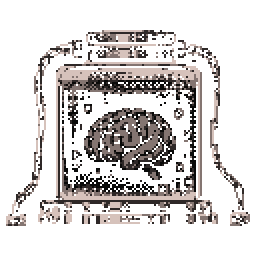
#> input picture prototype/sprites/tank_dead.png, 128 x 128 px (shown 2 times larger)
$ python pixelize.py tank_dead.png out.png
#> lines starting #> are read from the running program, lines starting #| are printed output that depends on the picture; after the words box and inside, x2 and y2 are one past the last pixel; in counts of white or black regions, pixels touching at a corner belong together
#!/usr/bin/env python3
"""이미지 모델이 뽑은 '픽셀처럼 보이는' 그림을 진짜 픽셀 스프라이트로 정리한다.

사용법:
  python3 pixelize.py tank_raw.png tank.png --size 64x96 --colors 4
  python3 pixelize.py tank_raw.png tank_dead.png --size 64x96 --colors 4 --darken 0.5

하는 일:
  1. 바깥 검정 여백을 잘라낸다 (--no-trim 으로 끔)
  2. 가까운 픽셀 샘플링(NEAREST)으로 축소해 흐림을 없앤다
  3. 색을 --colors 개로 제한한다 (디더링 없음)
  4. 순수 검정에 가까운 픽셀을 투명으로 바꾼다 (--keep-black 으로 끔)
  5. 3배 확대 미리보기 <out>_x3.png 를 함께 저장한다
"""
import argparse
from PIL import Image, ImageChops, ImageEnhance

ap = argparse.ArgumentParser()
ap.add_argument("src"); ap.add_argument("out")
ap.add_argument("--size", default="64x96", help="가로x세로. 비율은 유지하고 이 안에 맞춘다")
ap.add_argument("--colors", type=int, default=4)
ap.add_argument("--darken", type=float, default=1.0, help="밝기 배율. 0.5면 사망 상태용")
ap.add_argument("--no-trim", action="store_true")
ap.add_argument("--keep-black", action="store_true")
ap.add_argument("--black-threshold", type=int, default=28)
ap.add_argument("--fixed", action="store_true", help="고정 4색 팔레트(검정/어둠/중간/밝음)로 밝기 기준 매핑. 상태별 변형의 색을 일정하게 유지할 때 사용")
ap.add_argument("--cuts", default="40,110,175", help="--fixed 일 때 밝기 경계 3개")
a = ap.parse_args()

im = Image.open(a.src).convert("RGB")
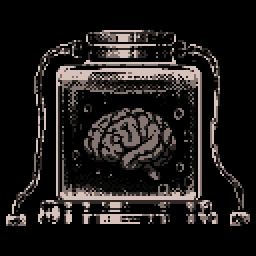
#> im: PIL image 128x128 RGB (shown 2 times larger); mean R, G, B 30.9, 27.7, 26.7

# 1. 검정 여백 트림
if not a.no_trim:
    bg = Image.new("RGB", im.size, (0, 0, 0))
#> bg: PIL image 128x128 RGB; every value is 0
    diff = ImageChops.difference(im, bg).convert("L").point(lambda v: 255 if v > a.black_threshold else 0)
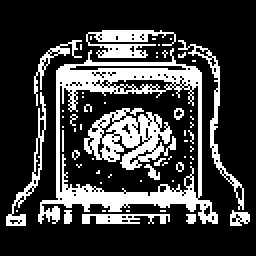
#> diff: PIL image 128x128 L (shown 2 times larger); 24.1% white; 60 white regions (49 under 20 px), largest, box (x1, y1, x2, y2) and area: (19, 24, 109, 112) 1833, (42, 54, 88, 85) 740, (43, 15, 88, 29) 334
    box = diff.getbbox()
#> box = (3, 15, 125, 113)
    if box:
        pad = int(min(im.size) * 0.02)
#> pad = 2
        box = (max(0, box[0] - pad), max(0, box[1] - pad), min(im.width, box[2] + pad), min(im.height, box[3] + pad))
#> box = (1, 13, 127, 115)
        im = im.crop(box)
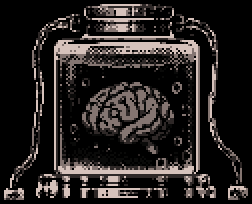
#> im: PIL image 126x102 RGB (shown 2 times larger); mean R, G, B 39.4, 35.3, 34

# 2. 축소 (비율 유지)
W, H = map(int, a.size.lower().split("x"))
scale = min(W / im.width, H / im.height)
#> scale = 0.508
tw, th = max(1, round(im.width * scale)), max(1, round(im.height * scale))
#> tw = 64; th = 52
# 먼저 BOX로 2배 크기까지 줄여 노이즈를 눌러주고, 마지막은 NEAREST로 끊는다
im = im.resize((tw * 2, th * 2), Image.BOX).resize((tw, th), Image.NEAREST)
#> im: PIL image 64x52 RGB

# 3. 색 제한
if a.darken != 1.0:
    im = ImageEnhance.Brightness(im).enhance(a.darken)
if a.fixed:
    # 시안의 팔레트: 검정, 어두운 액체, 중간 톤, 뼈색
    PAL = [(10, 10, 9), (46, 40, 39), (132, 117, 113), (214, 194, 187)]
    c1, c2, c3 = map(int, a.cuts.split(","))
    L = im.convert("L")
    q = Image.new("RGB", im.size); qp = q.load(); lp0 = L.load()
    for y in range(im.height):
        for x in range(im.width):
            v = lp0[x, y]
            qp[x, y] = PAL[0] if v < c1 else PAL[1] if v < c2 else PAL[2] if v < c3 else PAL[3]
else:
    q = im.quantize(colors=a.colors, method=Image.Quantize.MEDIANCUT, dither=Image.Dither.NONE).convert("RGB")

# 4. 검정 → 투명
out = Image.new("RGBA", (W, H), (0, 0, 0, 0))
#> out: PIL image 64x96 RGBA; every value is 0
px = q.load()
layer = Image.new("RGBA", q.size)
#> layer: PIL image 64x52 RGBA; every value is 0
lp = layer.load()
for y in range(q.height):
    for x in range(q.width):
        r, g, b = px[x, y]
        if not a.keep_black and max(r, g, b) <= a.black_threshold:
            lp[x, y] = (0, 0, 0, 0)
        else:
            lp[x, y] = (r, g, b, 255)
out.paste(layer, ((W - tw) // 2, (H - th) // 2))
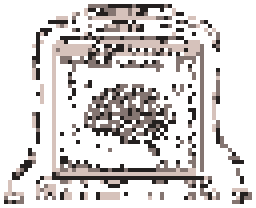
#> layer: PIL image 64x52 RGBA (shown 4 times larger); mean R, G, B, A 37.5, 33.6, 32.5, 79.3; transparent parts drawn white
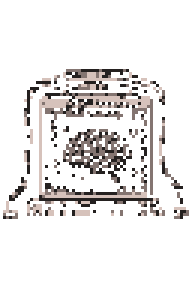
#> out: PIL image 64x96 RGBA (shown 3 times larger); mean R, G, B, A 20.3, 18.2, 17.6, 43; transparent parts drawn white
out.save(a.out)

# 5. 미리보기
prev = out.resize((W * 3, H * 3), Image.NEAREST)
bgp = Image.new("RGBA", prev.size, (18, 20, 23, 255)); bgp.alpha_composite(prev)
#> after `bgp = Image.new('RGBA', prev.size, (18, 20, 23, 255))`:
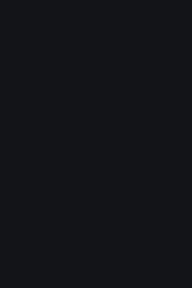
#> bgp: PIL image 192x288 RGBA; mean R, G, B, A 18, 20, 23, 255
#> after `bgp.alpha_composite(prev)`:
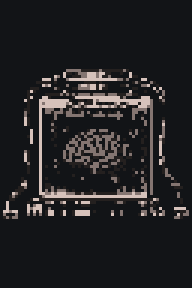
#> bgp: PIL image 192x288 RGBA; mean R, G, B, A 35.3, 34.8, 36.7, 255
pv = a.out.rsplit(".", 1)[0] + "_x3.png"
bgp.save(pv)
pal = sorted({px[x, y] for y in range(q.height) for x in range(q.width)})
#> pal = [(0, 0, 0), (36, 32, 31), (132, 117, 113), (214, 194, 187)]
print(f"saved {a.out} ({W}x{H}, sprite {tw}x{th}) and {pv}")
#| saved out.png (64x96, sprite 64x52) and out_x3.png
print("palette:", pal)
#| palette: [(0, 0, 0), (36, 32, 31), (132, 117, 113), (214, 194, 187)]

$ run again, with prototype/sprites/intro_2.png copied over prototype/sprites/tank_dead.png
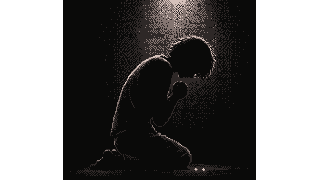
#> input picture prototype/sprites/intro_2.png, 320 x 180 px
#> bg: PIL image 320x180 RGB; every value is 0
#> `diff = ImageChops.difference(im, bg).convert("L").point(lambda v: 255 ..`:
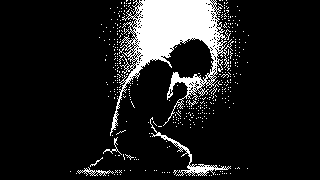
#> diff: PIL image 320x180 L; 12% white; 390 white regions (384 under 20 px), largest, box (x1, y1, x2, y2) and area: (110, 0, 234, 136) 5566, (150, 117, 231, 176) 465, (77, 167, 114, 176) 100, (103, 137, 122, 155) 53, (90, 157, 103, 167) 22, (188, 100, 198, 107) 20
#> `box = diff.getbbox()`: box = (70, 0, 249, 176)
#> `box = (max(0, box[0] - pad), max(0, box[1] - pad), min(im.width, box[2..`: box = (67, 0, 252, 179)
#> `bgp.alpha_composite(prev)`:
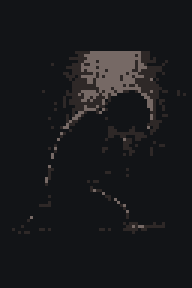
#> bgp: PIL image 192x288 RGBA; mean R, G, B, A 24.6, 25.4, 27.8, 255
#> pal = [(10, 10, 9), (26, 24, 23), (46, 40, 39), (118, 105, 101)]
#| saved out.png (64x96, sprite 64x62) and out_x3.png
#| palette: [(10, 10, 9), (26, 24, 23), (46, 40, 39), (118, 105, 101)]
